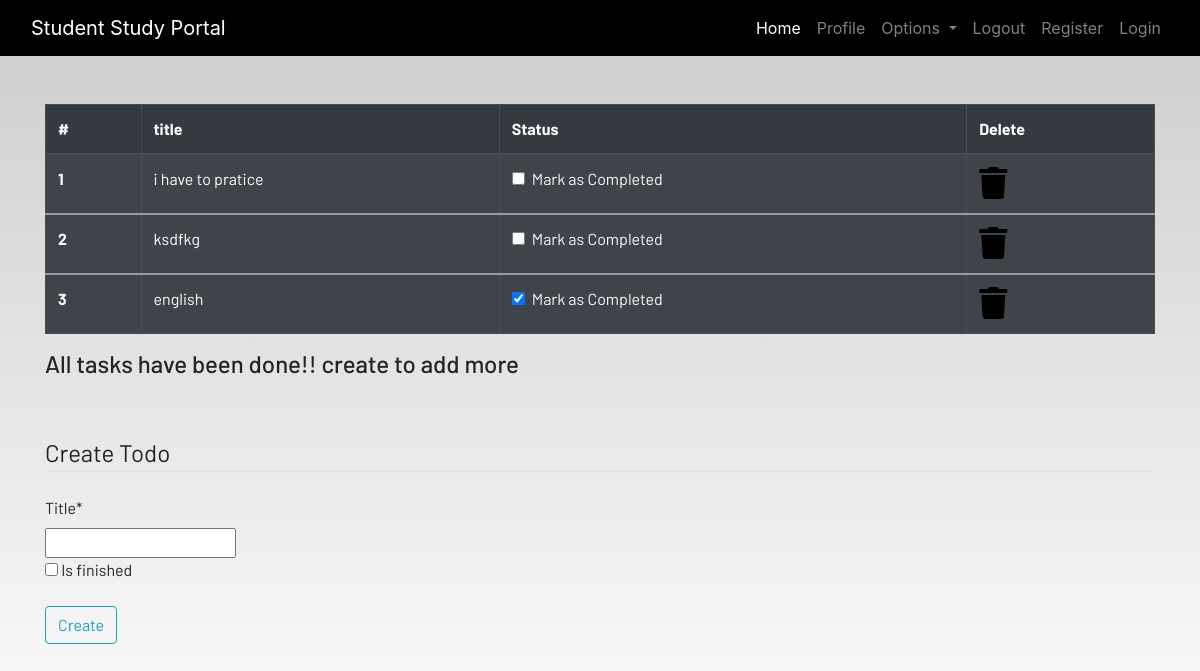
The app's page /todo (signed in) with its own data.
### dashboard/models.py (models this page shows, shortened)
class Todo(models.Model):
    user = models.ForeignKey(User, on_delete=models.CASCADE)
    title = models.CharField(max_length=100)
    is_finished = models.BooleanField(default=False)

### dashboard/views.py (the view)
# urls.py: path('todo', todo, name='todo'),
def todo(request):
    if request.method == 'POST':
        form = TodoForm(request.POST)
        if form.is_valid():
            try:
                finished = request.POST['is_finished']
                finished = finished == 'on'
            except Exception:
                finished = False
                todo = Todo(
                    user=request.user,
                    title=request.POST['title'],
                    is_finished=finished
                )
                todo.save()
                messages.success(
                    request, f"Todo added {request.user.username}!!!")
    else:
        form = TodoForm()
    todo = Todo.objects.filter(user=request.user)
    context = {
        'todo': todo,
        'form': form
    }
    return render(request, 'todo.html', context)

### dashboard/forms.py
class TodoForm(forms.ModelForm):
    class Meta:
        model = Todo
        fields = ['title', 'is_finished']

### dashboard/templates/todo.html (shortened to what this page needs)
{% extends 'base.html' %} {% load static %} {% block content %}
<div class="container">
  <table class="table table-striped table-bordered table-hover table-dark">
    <thead>
      <tr>
        <th scope="col">#</th>
        <th scope="col">title</th>
        <th scope="col">Status</th>
        <th scope="col">Delete</th>
      </tr>
    </thead>
    {% for do in todo %}
    <tbody>
      <tr>
        <th scope="row">{{forloop.counter}}</th>
        <td>{{do.title}}</td>
        <td>
          <a href="#">
            <div class="form-check">
              {% if do.is_finished == True %}
              <input
                class="form-check-input"
                type="checkbox"
                value=""
                checked
              />
              {% else %}
              <input class="form-check-input" type="checkbox" value="" />
              {% endif %}
              <label class="form-check-label text-light" for="flexCheckDefault">
                Mark as Completed
              </label>
            </div>
          </a>
        </td>
        <td>
          <a href="{% url 'todo-delete' do.id%}"
            ><i class="fa fa-trash fa-2x"></i
          ></a>
        </td>
      </tr>
    </tbody>
    {% endfor %}
  </table>
  <h4>All tasks have been done!! create to add more</h4>
</div>
<br /><br />
<div class="container">
  <form method="POST">
    <fieldset class="form-group">
      <legend class="border-bottom mb-4">Create Todo</legend>
      {% load crispy_forms_tags %}{{form|crispy}}
    </fieldset>
    <div class="form-group">
      <button href="" class="btn btn-outline-info" type="submit">Create</button>
    </div>
  </form>
</div>
{% endblock content %}

### dashboard/static/css/main.css (style rules this page uses)
html { scroll-behavior: smooth; height: 100%; width: 100%; }
a { text-decoration: none !important; color: black; }
html, body { max-width: 100%; overflow-x: hidden; height: 100%; width: 100%; }
body { background: linear-gradient(rgba(0, 0, 0, 0.2), rgba(255, 255, 255, 0.5)); overflow-x: hidden; background-repeat: no-repeat; }
.fa { color: black; }

### records on screen
Todo: title "i have to pratice"
Todo: title "ksdfkg"
Todo: title "english"
